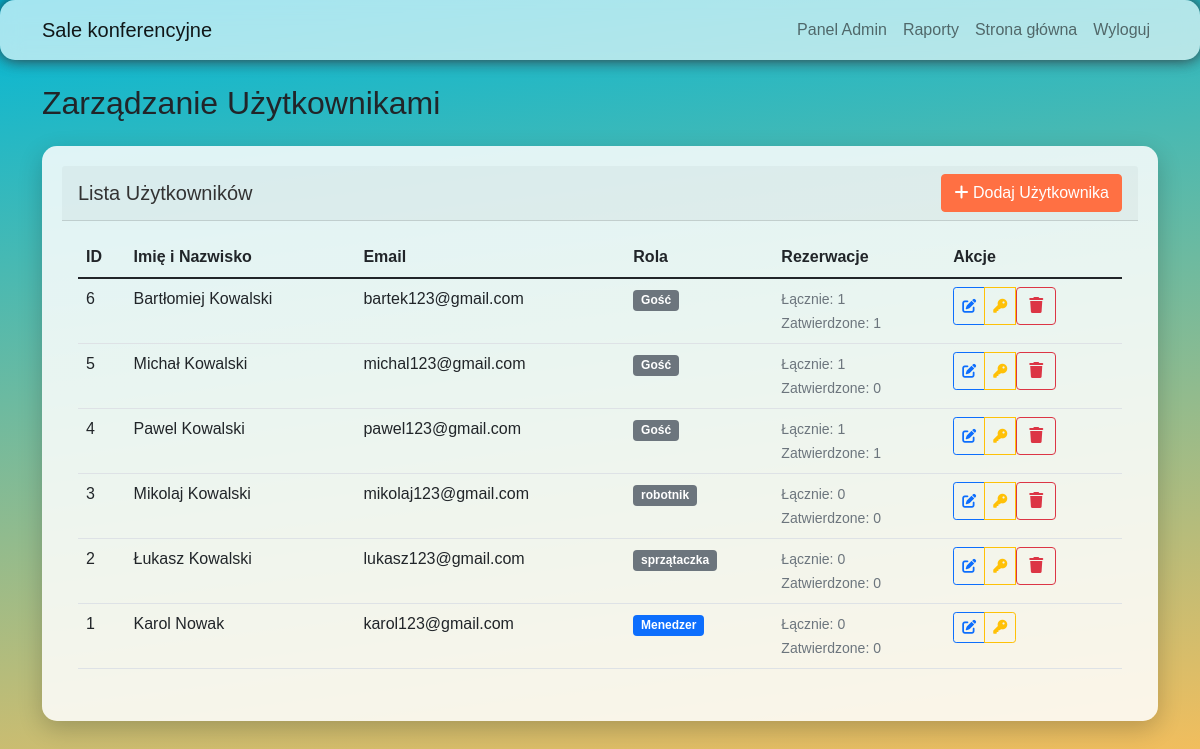
The page /admin/users.php (signed in) on the database its author committed.
### tables this page shows
CREATE TABLE `users` (
  `id` int(11) NOT NULL,
  `imie` varchar(60) NOT NULL,
  `nazwisko` varchar(60) NOT NULL,
  `e-mail` varchar(100) NOT NULL,
  `haslo` varchar(255) NOT NULL,
  `rola` varchar(100) NOT NULL
);

### admin/users.php (the view, shortened to what this page needs)
<?php
require_once('../db_connect.php');
$query = "SELECT u.*,
          (SELECT COUNT(*) FROM reservations r WHERE r.id_uzytkownika = u.id) as reservation_count,
          (SELECT COUNT(*) FROM reservations r WHERE r.id_uzytkownika = u.id AND r.status = 'approved') as approved_reservations
          FROM users u
          ORDER BY u.id DESC";
$result = $conn->query($query);
?>
<!DOCTYPE html>
<html>
<head>
    <link href="https://cdn.jsdelivr.net/npm/bootstrap@5.1.3/dist/css/bootstrap.min.css" rel="stylesheet">
    <link href="https://cdnjs.cloudflare.com/ajax/libs/font-awesome/6.0.0/css/all.min.css" rel="stylesheet">
    <link href="../styles.css" rel="stylesheet">
</head>
<body>
    <nav class="navbar navbar-expand-lg navbar-light mb-4">
        <div class="container">
            <a class="navbar-brand" href="../index.php">Sale konferencyjne</a>
            <div class="navbar-nav ms-auto">
                <a class="nav-link" href="admin_dashboard.php">Panel Admin</a>
                <a class="nav-link" href="reports.php">Raporty</a>
                <a class="nav-link" href="../index.php">Strona główna</a>
                <a class="nav-link" href="../logout.php">Wyloguj</a>
            </div>
        </div>
    </nav>
    <div class="container">
        <h2 class="mb-4">Zarządzanie Użytkownikami</h2>
        <div class="card mb-4">
            <div class="card-header d-flex justify-content-between align-items-center">
                <h5 class="mb-0">Lista Użytkowników</h5>
                <button class="btn btn-primary" data-bs-toggle="modal" data-bs-target="#addUserModal">
                    <i class="fas fa-plus"></i> Dodaj Użytkownika
                </button>
            </div>
            <div class="card-body">
                <div class="table-responsive">
                    <table class="table table-hover">
                        <thead>
                            <tr>
                                <th>ID</th>
                                <th>Imię i Nazwisko</th>
                                <th>Email</th>
                                <th>Rola</th>
                                <th>Rezerwacje</th>
                                <th>Akcje</th>
                            </tr>
                        </thead>
                        <tbody>
                            <?php while ($user = $result->fetch_assoc()): ?>
                                <tr>
                                    <td><?php echo $user['id']; ?></td>
                                    <td><?php echo htmlspecialchars($user['imie'] . ' ' . $user['nazwisko']); ?></td>
                                    <td><?php echo htmlspecialchars($user['e-mail']); ?></td>
                                    <td>
                                        <span class="badge bg-<?php echo $user['rola'] === 'Menedzer' ? 'primary' : 'secondary'; ?>">
                                            <?php echo htmlspecialchars($user['rola']); ?>
                                        </span>
                                    </td>
                                    <td>
                                        <small class="text-muted">
                                            Łącznie: <?php echo $user['reservation_count']; ?><br>
                                            Zatwierdzone: <?php echo $user['approved_reservations']; ?>
                                        </small>
                                    </td>
                                    <td>
                                        <div class="btn-group btn-group-sm">
                                            <button class="btn btn-outline-primary"
                                                    data-bs-toggle="modal"
                                                    data-bs-target="#editUserModal"
                                                    onclick="editUser(<?php echo htmlspecialchars(json_encode($user)); ?>)">
                                                <i class="fas fa-edit"></i>
                                            </button>
                                            <button class="btn btn-outline-warning"
                                                    data-bs-toggle="modal"
                                                    data-bs-target="#resetPasswordModal"
                                                    onclick="setResetUserId(<?php echo $user['id']; ?>)">
                                                <i class="fas fa-key"></i>
                                            </button>
                                            <?php if ($user['id'] != $_SESSION['user_id']): ?>
                                                <form method="POST" class="d-inline">
                                                    <button type="submit" class="btn btn-outline-danger"
                                                            onclick="return confirm('Czy na pewno chcesz usunąć tego użytkownika? Ta akcja jest nieodwracalna.')">
                                                        <i class="fas fa-trash"></i>
                                                    </button>
                                                </form>
                                            <?php endif; ?>
                                        </div>
                                    </td>
                                </tr>
                            <?php endwhile; ?>
                        </tbody>
                    </table>
                </div>
            </div>
        </div>
    </div>
</body>
</html>
</body>
</html>

### styles.css (style rules this page uses)
body { background: linear-gradient(173deg, rgb(0, 183, 215), rgb(255, 190, 86)); min-height: 100vh; font-family: 'Arial', sans-serif; }
.card { background-color: rgba(255, 255, 255, 0.85); color: #333; border: none; border-radius: 15px; box-shadow: 0 8px 25px rgba(0, 0, 0, 0.2); padding: 20px; }
.navbar { background-color: rgba(255, 255, 255, 0.644); backdrop-filter: blur(10px); border-radius: 15px; box-shadow: 0 4px 15px rgba(189, 189, 189, 0.1), 0 0 15px; padding: 10px 20px; }
.btn-primary { background-color: #FF7043; border-color: #FF7043; }

### rows shown on the page
users: id "6", imie+nazwisko "Bartłomiej Kowalski", value "bartek123@gmail.com", rola "Gość", reservation_count "1", approved_reservations "1"
users: id "5", imie+nazwisko "Michał Kowalski", value "michal123@gmail.com", rola "Gość", reservation_count "1", approved_reservations "0"
users: id "4", imie+nazwisko "Pawel Kowalski", value "pawel123@gmail.com", rola "Gość", reservation_count "1", approved_reservations "1"
users: id "3", imie+nazwisko "Mikolaj Kowalski", value "mikolaj123@gmail.com", rola "robotnik", reservation_count "0", approved_reservations "0"
users: id "2", imie+nazwisko "Łukasz Kowalski", value "lukasz123@gmail.com", rola "sprzątaczka", reservation_count "0", approved_reservations "0"
users: id "1", imie+nazwisko "Karol Nowak", value "karol123@gmail.com", rola "Menedzer", reservation_count "0", approved_reservations "0"
